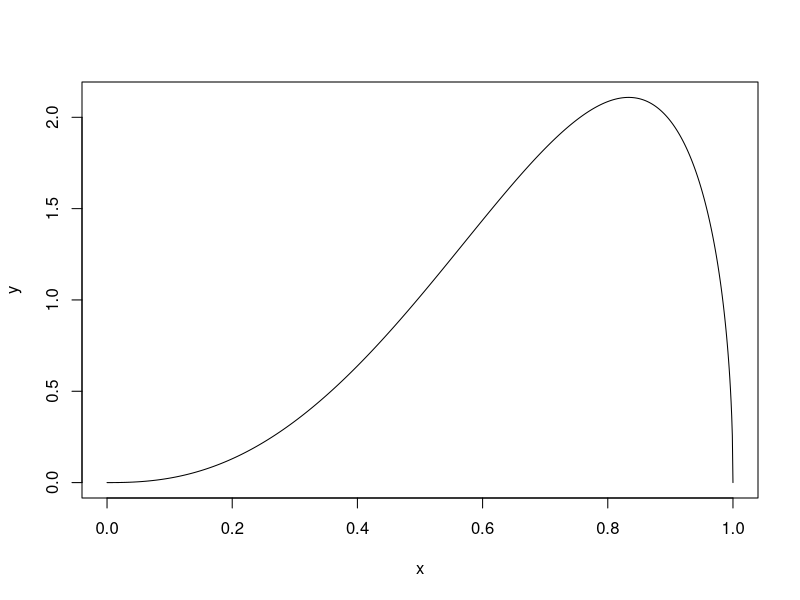
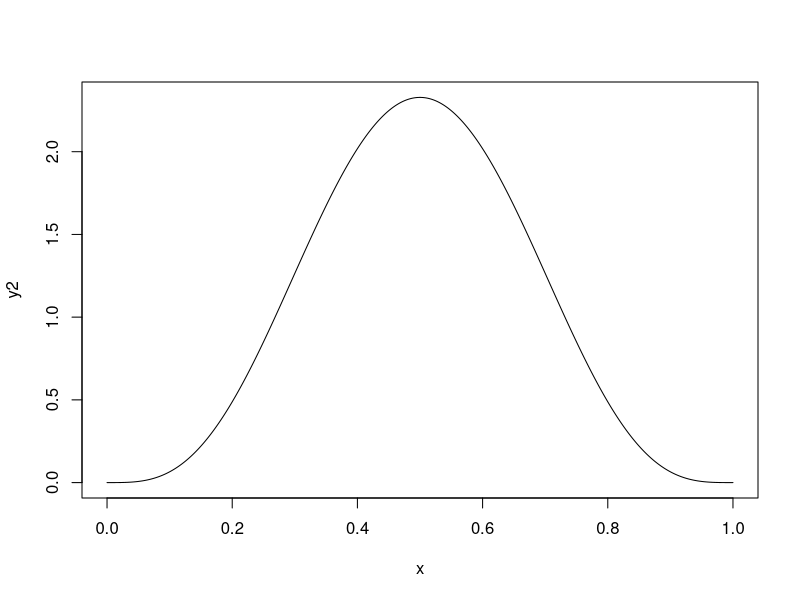
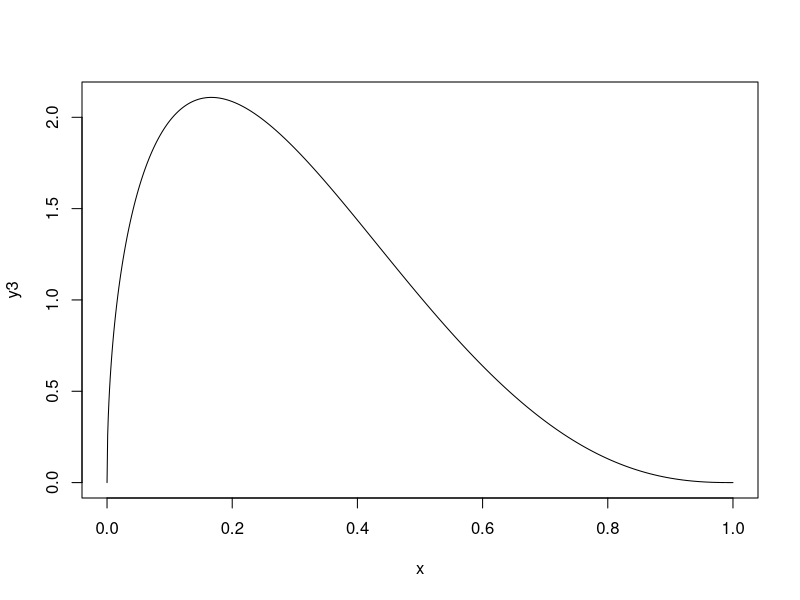

Generate these figures, in order, with R:
# Possible beta priors for CMS

x <- seq(from=0, to=1, length.out=1000)
y <- dbeta(x, shape1 = 3.5, shape2 = 1.5)
plot(x,y, typ="l") 

y2 <- dbeta(x, shape1 = 4.5, shape2 = 4.5)
plot(x,y2, typ="l")

y3 <- dbeta(x, shape1 = 1.5, shape2 = 3.5)
plot(x,y3, typ="l")
